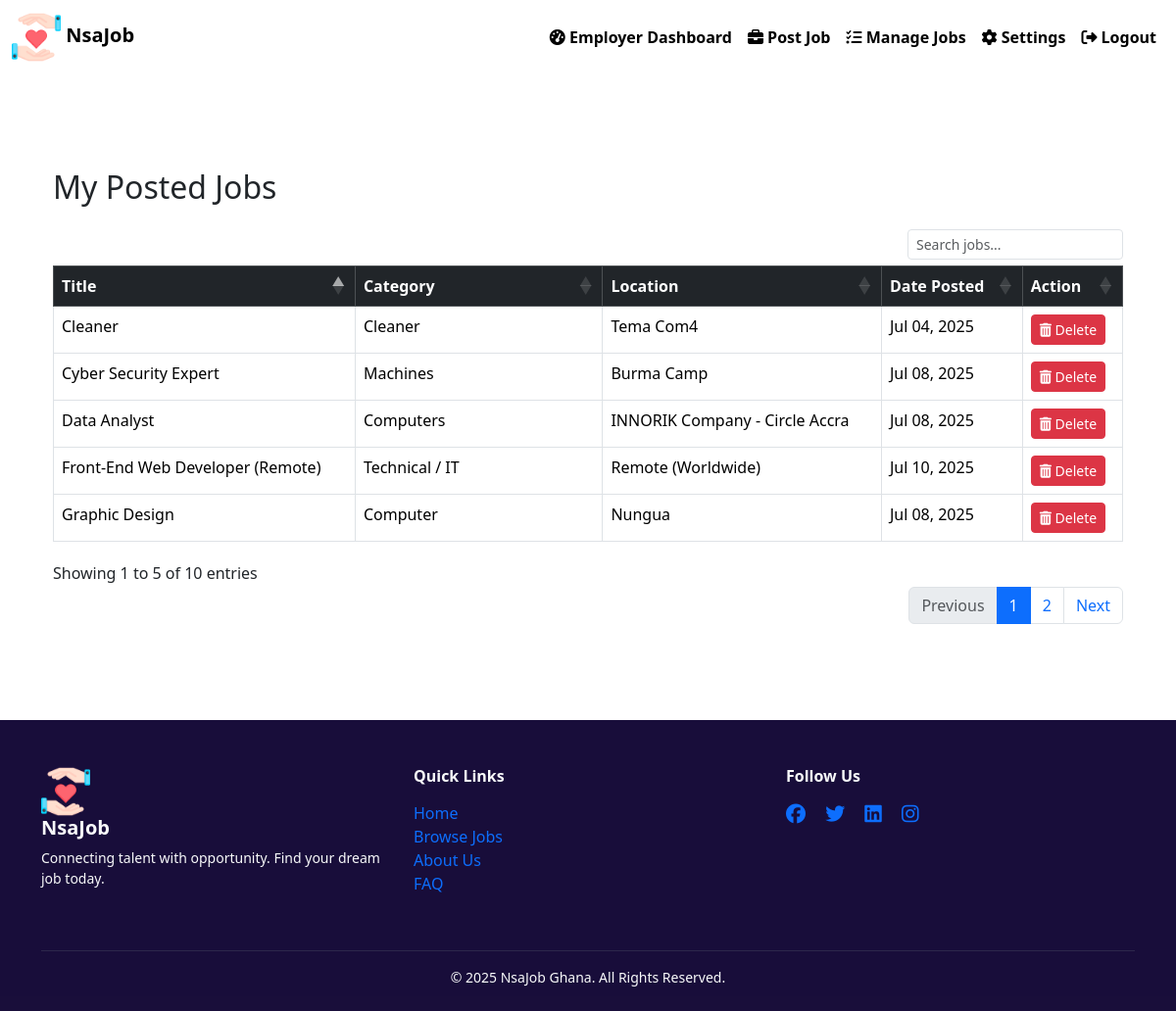
The page /employer/my-jobs/ (signed in) on the database its author committed.
### core/models.py (models this page shows, shortened)
class Job(models.Model):
    employer = models.ForeignKey(User, on_delete=models.CASCADE)
    title = models.CharField(max_length=200)
    description = models.TextField()
    location = models.CharField(max_length=100)
    category = models.CharField(max_length=100)
    created_at = models.DateTimeField(auto_now_add=True)
    posted_by = models.ForeignKey(User, on_delete=models.SET_NULL, null=True, related_name='jobs_posted')

### core/views.py (the view)
# urls.py: path('employer/my-jobs/', views.my_jobs, name='my_jobs'),
@login_required
def my_jobs(request):
    if not hasattr(request.user, 'profile') or request.user.profile.role != 'employer':
        return redirect('my_jobs')
    jobs = Job.objects.filter(employer=request.user).order_by('-created_at')
    if request.headers.get('x-requested-with') == 'XMLHttpRequest':
        html = render_to_string('employer/partials/my_jobs_partial.html', {'jobs': jobs}, request=request)
        return JsonResponse({'html': html})
    return render(request, 'employer/my_jobs.html', {'jobs': jobs})

### core/context_processors.py (called while the page is built)
def new_job_count(request):
    if not request.user.is_authenticated or not hasattr(request.user, 'profile'):
        return {'new_job_count': 0}
    last_seen = request.user.profile.last_job_view
    count = Job.objects.filter(created_at__gt=last_seen).count()
    return {'new_job_count': count}

### core/templates/employer/my_jobs.html (shortened to what this page needs)
{% extends 'core/base.html' %}
{% block content %}
<link rel="stylesheet" href="https://cdn.datatables.net/1.13.6/css/dataTables.bootstrap5.min.css">
<link rel="stylesheet" href="https://cdn.datatables.net/buttons/2.4.1/css/buttons.bootstrap5.min.css">
<div class="container py-5" >
    <h2 class="mb-4">My Posted Jobs</h2>
    {% if jobs %}
        <div class="table-responsive" >
            <table id="jobsTable" class="table table-hover table-bordered">
                <thead class="table-dark">
                    <tr>
                        <th>Title</th>
                        <th>Category</th>
                        <th>Location</th>
                        <th>Date Posted</th>
                        <th>Action</th>
                    </tr>
                </thead>
                <tbody>
                    {% for job in jobs %}
                    <tr>
                        <td>{{ job.title }}</td>
                        <td>{{ job.category }}</td>
                        <td>{{ job.location }}</td>
                        <td>{{ job.created_at|date:"M d, Y" }}</td>
                        <td>
                            <form method="POST" action="{% url 'delete_job' job.id %}" onsubmit="return confirm('Are you sure you want to delete this job?');">
                                <button type="button" class="btn btn-sm btn-danger delete-job-btn" data-url="{% url 'delete_job' job.id %}">
                                    <i class="fas fa-trash-alt"></i> Delete
                                </button>
                            </form>
                        </td>
                    </tr>
                    {% endfor %}
                </tbody>
            </table>
        </div>
    {% else %}
        <div class="alert alert-info">You haven't posted any jobs yet.</div>
    {% endif %}
</div>
{% endblock %}

### core/templates/core/base.html (shortened to what this page needs)
{% load static %}
<!DOCTYPE html>
<html lang="en">
<head>
    <link href="https://cdn.jsdelivr.net/npm/bootstrap@5.3.3/dist/css/bootstrap.min.css" rel="stylesheet">
    <link rel="stylesheet" href="https://cdnjs.cloudflare.com/ajax/libs/font-awesome/6.5.2/css/all.min.css">
    <link rel="stylesheet" href="https://cdnjs.cloudflare.com/ajax/libs/animate.css/4.1.1/animate.min.css">
</head>
<body>
    {% if not hide_nav %}
    <nav class="navbar navbar-expand-lg navbar-dark bg-blue text-dark sticky-top">
        <div class="container-fluid">
            <a class="navbar-brand text-black" href="{% url 'landing' %}">
                <img src="{% static 'logo-1.png' %}" alt="" width="50px" height="50px">
                NsaJob
            </a>
            <div class="collapse navbar-collapse" id="navbarNav">
                <ul class="navbar-nav ms-auto text-black" id="navbarNav">
                    {% if user.is_authenticated %}
                        {% if user.is_staff %}
                            <li class="nav-item">
                                <a class="nav-link" href="/admin/">
                                    <i class="fas fa-user-shield"></i> Admin Dashboard
                                </a>
                            </li>
                            <li class="nav-item">
                                <a class="nav-link" href="{% url 'landing' %}"><i class="fas fa-home"></i> Home</a>
                            </li>
                            <li class="nav-item">
                                <a class="nav-link" href="#job-listings"><i class="fas fa-briefcase"></i> Find Jobs</a>
                            </li>
                            <li class="nav-item">
                                <a class="nav-link" href="#job-categories"><i class="fas fa-briefcase"></i> Job Categories </a>
                            </li>
                            <li class="nav-item">
                                <a class="nav-link" href="#blog"><i class="fas fa-pen-to-square"></i> Blog Post</a>
                            </li>
                        {% elif user.profile.role == 'employer' %}
                            <li class="nav-item">
                                <a class="nav-link" href="{% url 'employer_dashboard' %}"><i class="fas fa-tachometer-alt"></i> Employer Dashboard</a>
                            </li>
                            <li class="nav-item">
                                <a class="nav-link" href="{% url 'create_job' %}">
                                    <i class="fas fa-briefcase"></i> Post Job
                                </a>
                            </li>
                            <li class="nav-item">
                                <a class="nav-link" href="{% url 'my_jobs' %}">
                                    <i class="fas fa-tasks"></i> Manage Jobs
                                </a>
                            </li>
                            <li class="nav-item">
                                <a class="nav-link" href="{% url 'employer_settings' %}">
                                    <i class="fas fa-cog"></i> Settings
                                </a>
                            </li>
                        {% endif %}
                            <li class="nav-item ">
                                <form method="post" action="{% url 'logout' %}">
                                    <button type="submit" class="btn btn-link nav-link text-black"><i class="fas fa-sign-out-alt"></i> Logout</button>
                                </form>
                            </li>
                    {% endif %}
                </ul>
            </div>
        </div>
    </nav>
    {% endif %}
    <main class="container my-5">
        {% block content %}{% endblock %}
    </main>
    {% if not hide_nav %}
        <footer class="text-light pt-5 pb-4">
            <div class="container">
                <div class="row">
                    <div class="col-md-4 mb-4">
                        <img src="{% static 'logo-1.png' %}" alt="NsaJob Logo" width="50px" height="50px">
                        <h5 class="fw-bold">NsaJob</h5>
                        <p class="small">Connecting talent with opportunity. Find your dream job today.</p>
                    </div>
                    <div class="col-md-4 mb-4">
                        <h6 class="fw-semibold mb-3">Quick Links</h6>
                        <ul class="list-unstyled">
                            <li><a href="{% url 'home' %}" class="text-decoration-none">Home</a></li>
                            <li><a href="{% url 'job_list' %}" class="text-decoration-none">Browse Jobs</a></li>
                            <li><a href="{% url 'about' %}" class="text-decoration-none">About Us</a></li>
                            <li><a href="{% url 'faq' %}" class="text-decoration-none">FAQ</a></li>
                        </ul>
                    </div>
                    <div class="col-md-4 mb-4">
                        <h6 class="fw-semibold mb-3">Follow Us</h6>
                        <div>
                            <a href="#" class="me-3"><i class="fab fa-facebook fa-lg"></i></a>
                            <a href="#" class="me-3"><i class="fab fa-twitter fa-lg"></i></a>
                            <a href="#" class="me-3"><i class="fab fa-linkedin fa-lg"></i></a>
                            <a href="#" class="#"><i class="fab fa-instagram fa-lg"></i></a>
                        </div>
                    </div>
                </div>
                <hr class="border-secondary">
                <div class="text-center small">
                    &copy; {% now "Y" %} NsaJob Ghana. All Rights Reserved.
                </div>
            </div>
        </footer>
    {% endif %}
</body>
</html>

### core/templates/core/base.html (style rules this page uses)
.navbar { background-color: rgba(255, 255, 255, 0.297); box-shadow: 2px 1px 2px 1px solid rgb(0, 0, 0); }
#navbarNav .nav-link { color: #000 !important; font-weight: 600; }
.navbar-brand { color: #000 !important; font-weight: bold; }
footer { background-color: rgba(21, 10, 55, 0.984); }

### core/templates/employer/my_jobs.html (style rules this page uses)
.container { animation: fadeInUp 0.4s ease-in; }

### rows shown on the page
Job: title "Front-End Web Developer (Remote)", category "Technical / IT", location "Remote (Worldwide)", created_at "Jul 10, 2025"
Job: title "Graphic Design", category "Computer", location "Nungua", created_at "Jul 08, 2025"
Job: title "Data Analyst", category "Computers", location "INNORIK Company - Circle Accra", created_at "Jul 08, 2025"
Job: title "Cyber Security Expert", category "Machines", location "Burma Camp", created_at "Jul 08, 2025"
Job: title "Cleaner", category "Cleaner", location "Tema Com4", created_at "Jul 04, 2025"
